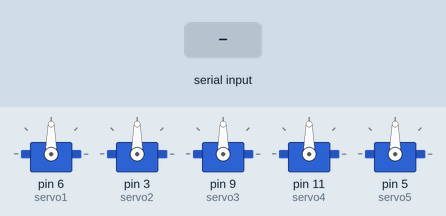
A sketch run on a simulated Arduino Uno, built with avr-gcc and run on an emulated ATmega328P. Parts: 5 × servo. The test bench sets the inputs (shaded band). What the sketch prints to the serial monitor is not drawn.

Above: at 1.2 s.
1.3 s: "S" received over Serial
3.7 s: "R" received over Serial
At 5.6 s:
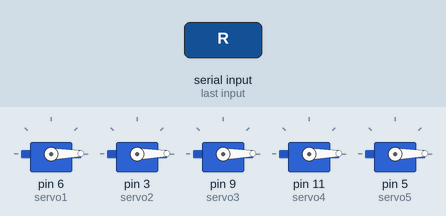
6.1 s: "P" received over Serial
At 7.4 s:
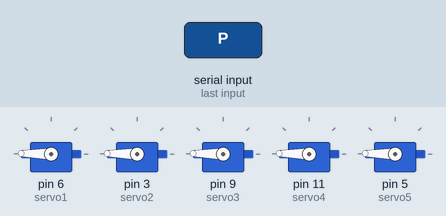
8.5 s: "S" received over Serial
At 10.3 s:
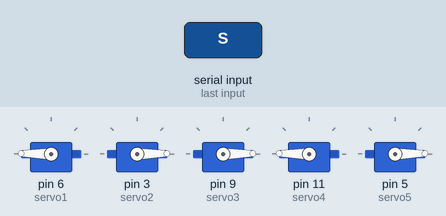
10.6 s: "P" received over Serial
At 10.75 s:
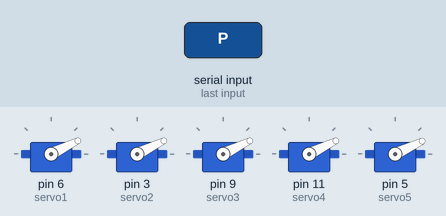
12.4 s: "R" received over Serial
At 12.55 s:
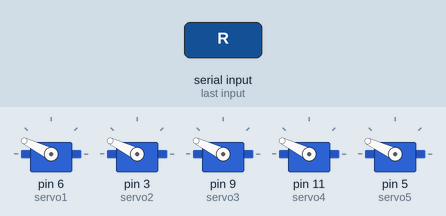
Timing chart, 0 to 15.2 s (numbered marks = the images above; inputs shaded):
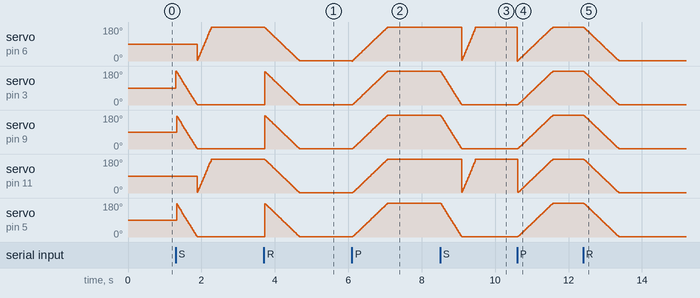

Measured:
- after the input at 3.7 s, servo on pin 11 (servo4): moves from 179° to 1° over 0.94 s, starting at once
- after the input at 6.1 s, servo on pin 3 (servo2), servo on pin 9 (servo3), servo on pin 11 (servo4), servo on pin 5 (servo5): moves from 1° to 179° over 0.94 s, starting at once
- after the input at 8.5 s, servo on pin 9 (servo3), servo on pin 5 (servo5): moves from 179° to 1° over 0.57 s, starting at once
- after the input at 10.6 s, servo on pin 3 (servo2), servo on pin 9 (servo3), servo on pin 5 (servo5): moves from 1° to 179° over 0.94 s, starting at once
- after the input at 12.4 s, servo on pin 3 (servo2), servo on pin 9 (servo3), servo on pin 11 (servo4), servo on pin 5 (servo5): moves from 179° to 1° over 0.94 s, starting at once

The sketch:

arduino_hand_v1.ino
```cpp
#include "Servo.h"
char serialData;
int pin=10;

Servo servo1; // Pointing Finger
Servo servo2; // Thumb
Servo servo3; // Index
Servo servo4; // Middle
Servo servo5; // Pinky

void setup() {
  // put your setup code here, to run once:
  servo1.attach(6); // Pointing
  servo2.attach(3); // Thumb
  servo3.attach(9); // Index
  servo4.attach(11); // Middle
  servo5.attach(5); // Pinky
//  pinMode(pin, OUTPUT);
  Serial.begin(9600);
}

void runServos(char state) {
  int i;
  int j;
  if (state == 'S') {
       for (j=180; j > 0; j--){ //edit
          servo2.write(j); //edit
          delay(1);
          servo3.write(j);
          delay(1);
          servo5.write(j);
          delay(1);
       }
       for (i=0; i < 180; i++){ //edit
          servo1.write(i);
          delay(1);
          servo4.write(i);
          delay(1);
       }
  } else if (state == 'R') {
    for (i=180; i > 0; i--) { //edit
      servo1.write(i);
      delay(1);
      servo2.write(i);
      delay(1);
      servo3.write(i);
      delay(1);
      servo4.write(i);
      delay(1);
      servo5.write(i);
      delay(1);
    }} else if (state == 'P') {
        for (i=0; i < 180; i++) {
          servo1.write(i);
          delay(1);
          servo2.write(i);
          delay(1);
          servo3.write(i);
          delay(1);
          servo4.write(i);
          delay(1);
          servo5.write(i);
          delay(1);
    }}
}

void loop() {
  // put your main code here, to run repeatedly:
  if (Serial.available() > 0) {
    serialData = Serial.read();
    Serial.print(serialData);
    runServos(serialData);
  }
}
```
